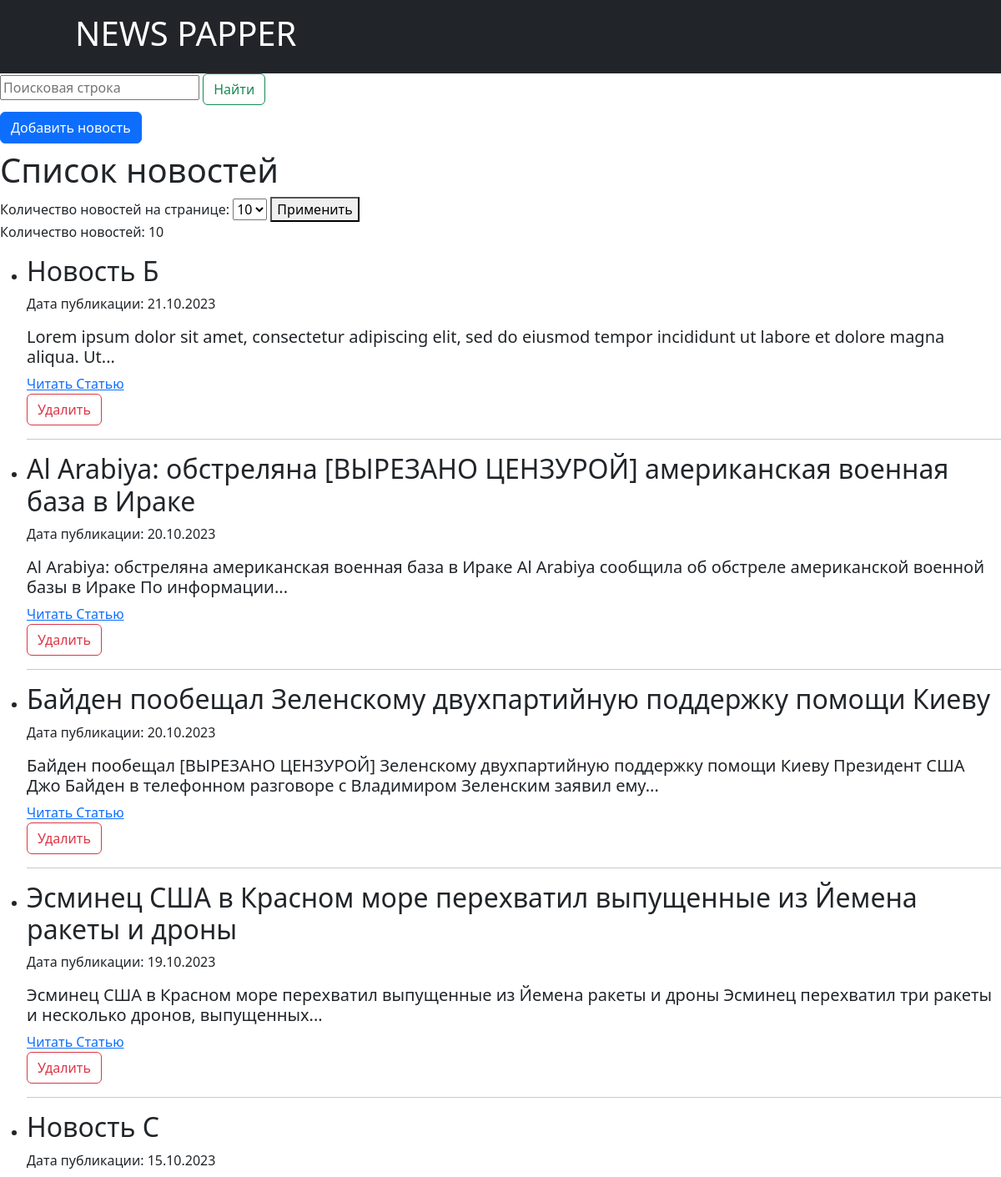
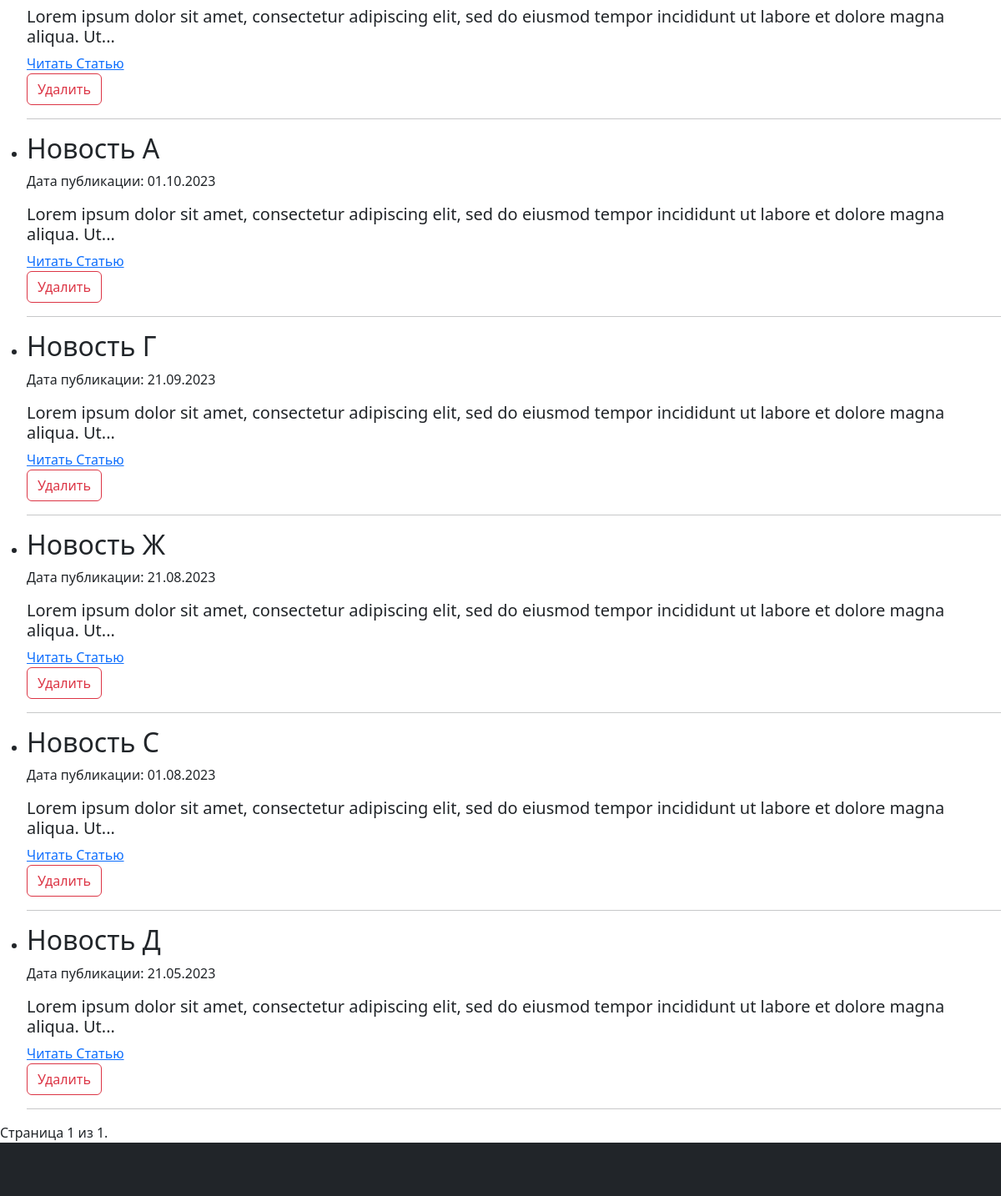
Page /news/ on the committed database (2 pictures, top to bottom).
### news/models.py (models this page shows, shortened)
class News(models.Model):
    title = models.CharField(max_length=100)
    text = models.TextField()
    pub_date = models.DateTimeField('date published')
    author = models.ForeignKey(User, on_delete=models.CASCADE, default=None, null=True)
    def get_short_text(self):
        return " ".join(self.text.split()[:20]) + "..."
    def get_formatted_date(self):
        return self.pub_date.strftime("%d.%m.%Y")

### news/views.py (the view)
# urls.py: path('', NewsListView.as_view(), name='news_list'),
class NewsListView(ListView):
    model = News
    template_name = 'news_list.html'
    context_object_name = 'news_list'
    ordering = ['-pub_date']
    paginate_by = 10
    def get_queryset(self):
        queryset = super().get_queryset()
        return queryset.order_by('-pub_date')
    def get_context_data(self, **kwargs):
        context = super().get_context_data(**kwargs)
        count = self.request.GET.get('count', self.paginate_by)
        paginator = Paginator(context['news_list'], count)
        page = self.request.GET.get('page')
        context['news_list'] = paginator.get_page(page)
        context['count'] = int(count)
        return context

### news/templatetags/custom_filters.py (called while the page is built)
@register.filter(name='censor')
def censor_text(value):
    for word in UNDESIRABLE_WORDS:
        value = value.replace(word, '[ВЫРЕЗАНО ЦЕНЗУРОЙ]')
    return value

### news/templates/news_list.html (shortened to what this page needs)
{% extends 'default.html' %}
{% load custom_filters %}
{% block content %}
<h1>Список новостей</h1>
<form action="" method="get">
        <label for="count">Количество новостей на странице:</label>
        <select name="count" id="count">
            <option value="10" {% if count == 10 %}selected{% endif %}>10</option>
        </select>
        <button type="submit">Применить</button>
</form>
<p>Количество новостей: {{ news_list.paginator.count }}</p>
<ul>
    {% for news in news_list %}
    <li>
        <h2>{{ news.title|censor }}</h2>
        <p>Дата публикации: {{ news.get_formatted_date }}</p>
        <h5>{{ news.get_short_text|censor }}</h5>
        <a href="{% url 'news:news_detail' news.pk %}">Читать Статью</a><br>
        <a href="{% url 'news:delete_news' news.pk %}" class="btn btn-outline-danger">Удалить</a>
        <hr>
    </li>
    {% endfor %}
</ul>
<div class="pagination">
        <span class="step-links">
            <span class="current">
                Страница {{ news_list.number }} из {{ news_list.paginator.num_pages }}.
            </span>
        </span>
</div>
{% endblock %}

### rows in the picture
News: title|censor "Новость Б", get_formatted_date "21.10.2023", get_short_text|censor "Lorem ipsum dolor sit amet, consectetur adipiscing elit, sed do eiusmod tempor incididunt ut labore et dolore magna aliqua. Ut..."
News: title|censor "Al Arabiya: обстреляна [ВЫРЕЗАНО ЦЕНЗУРОЙ] американская военная база в Ираке", get_formatted_date "20.10.2023", get_short_text|censor "Al Arabiya: обстреляна американская военная база в Ираке Al Arabiya сообщила об обстреле американской военной базы в Ираке По информации..."
News: title|censor "Байден пообещал Зеленскому двухпартийную поддержку помощи Киеву", get_formatted_date "20.10.2023", get_short_text|censor "Байден пообещал [ВЫРЕЗАНО ЦЕНЗУРОЙ] Зеленскому двухпартийную поддержку помощи Киеву Президент США Джо Байден в телефонном разговоре с Владимиром Зеленским заявил ему..."
News: title|censor "Эсминец США в Красном море перехватил выпущенные из Йемена ракеты и дроны", get_formatted_date "19.10.2023", get_short_text|censor "Эсминец США в Красном море перехватил выпущенные из Йемена ракеты и дроны Эсминец перехватил три ракеты и несколько дронов, выпущенных..."
News: title|censor "Новость С", get_formatted_date "15.10.2023", get_short_text|censor "Lorem ipsum dolor sit amet, consectetur adipiscing elit, sed do eiusmod tempor incididunt ut labore et dolore magna aliqua. Ut..."
News: title|censor "Новость А", get_formatted_date "01.10.2023", get_short_text|censor "Lorem ipsum dolor sit amet, consectetur adipiscing elit, sed do eiusmod tempor incididunt ut labore et dolore magna aliqua. Ut..."
News: title|censor "Новость Г", get_formatted_date "21.09.2023", get_short_text|censor "Lorem ipsum dolor sit amet, consectetur adipiscing elit, sed do eiusmod tempor incididunt ut labore et dolore magna aliqua. Ut..."
News: title|censor "Новость Ж", get_formatted_date "21.08.2023", get_short_text|censor "Lorem ipsum dolor sit amet, consectetur adipiscing elit, sed do eiusmod tempor incididunt ut labore et dolore magna aliqua. Ut..."
News: title|censor "Новость С", get_formatted_date "01.08.2023", get_short_text|censor "Lorem ipsum dolor sit amet, consectetur adipiscing elit, sed do eiusmod tempor incididunt ut labore et dolore magna aliqua. Ut..."
News: title|censor "Новость Д", get_formatted_date "21.05.2023", get_short_text|censor "Lorem ipsum dolor sit amet, consectetur adipiscing elit, sed do eiusmod tempor incididunt ut labore et dolore magna aliqua. Ut..."

### other values in the picture
{{ news_list.paginator.count }} "10"
{{ news_list.number }} "1"
{{ news_list.paginator.num_pages }} "1"
